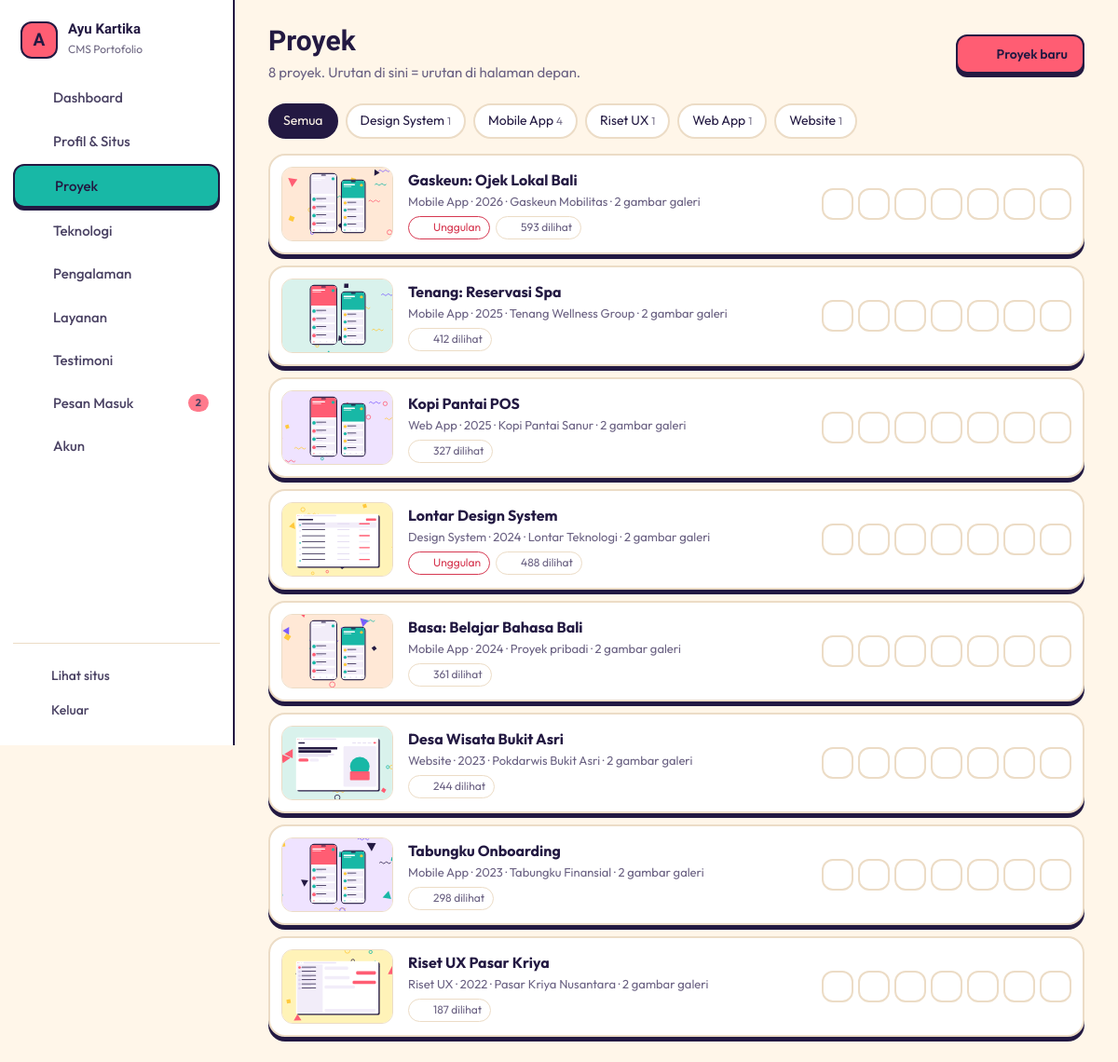
Page /index.php?page=kelola-proyek (signed in) on the committed database.
### tables this page shows
CREATE TABLE proyek (
  id INT AUTO_INCREMENT PRIMARY KEY,
  judul VARCHAR(150) NOT NULL,
  slug VARCHAR(90) NOT NULL UNIQUE,
  kategori VARCHAR(50) NOT NULL,
  ringkasan VARCHAR(255) NOT NULL DEFAULT '',
  isi TEXT NOT NULL,
  cover VARCHAR(255) NOT NULL DEFAULT '',
  klien VARCHAR(100) NOT NULL DEFAULT '',
  peran VARCHAR(100) NOT NULL DEFAULT '',
  tahun SMALLINT UNSIGNED NOT NULL,
  durasi VARCHAR(40) NOT NULL DEFAULT '',
  link_demo VARCHAR(255) NOT NULL DEFAULT '',
  link_repo VARCHAR(255) NOT NULL DEFAULT '',
  unggulan TINYINT(1) NOT NULL DEFAULT 0,
  tampil TINYINT(1) NOT NULL DEFAULT 1,
  urutan INT NOT NULL DEFAULT 0,
  dilihat INT UNSIGNED NOT NULL DEFAULT 0,
  created_at DATETIME NOT NULL DEFAULT CURRENT_TIMESTAMP,
  updated_at DATETIME NOT NULL DEFAULT CURRENT_TIMESTAMP ON UPDATE CURRENT_TIMESTAMP,
  INDEX (tampil, urutan)
);

### index.php (called while the page is built, shortened)
<?php
require __DIR__ . '/includes/bootstrap.php';
$admin = [
    'login'         => 'pages/admin/login.php',
    'logout'        => 'pages/admin/logout.php',
    'dashboard'     => 'pages/admin/dashboard.php',
    'profil'        => 'pages/admin/profil.php',
    'kelola-proyek' => 'pages/admin/proyek.php',
    'proyek-form'   => 'pages/admin/proyek-form.php',
    'teknologi'     => 'pages/admin/teknologi.php',
    'pengalaman'    => 'pages/admin/pengalaman.php',
    'layanan'       => 'pages/admin/layanan.php',
    'testimoni'     => 'pages/admin/testimoni.php',
    'pesan'         => 'pages/admin/pesan.php',
    'akun'          => 'pages/admin/akun.php',
];
$page = (string) ($_GET['page'] ?? 'beranda');
require __DIR__ . '/' . $admin[$page];

### pages/admin/proyek.php (the view, shortened to what this page needs)
<?php
$kat = (string) ($_GET['kat'] ?? '');
$kategori = q('SELECT kategori, COUNT(*) n FROM proyek GROUP BY kategori ORDER BY kategori')->fetchAll(PDO::FETCH_KEY_PAIR);
$list = q('SELECT p.*, (SELECT COUNT(*) FROM proyek_gambar g WHERE g.proyek_id = p.id) galeri FROM proyek p' . ($kat !== '' ? ' WHERE kategori = ?' : '') . ' ORDER BY urutan, id', $kat !== '' ? [$kat] : [])->fetchAll();
$title = 'Proyek';
$sub = count($list) . ' proyek. Urutan di sini = urutan di halaman depan.';
$actions = '<a class="btn btn-main" href="' . url('proyek-form') . '">' . icon('plus', 18) . ' Proyek baru</a>';
require ROOT . '/includes/admin_header.php';
?>
<div class="chips">
    <a href="<?= url('kelola-proyek') ?>" class="chip <?= $kat === '' ? 'on' : '' ?>">Semua</a>
    <?php foreach ($kategori as $k => $n): ?><a href="<?= url('kelola-proyek', ['kat' => $k]) ?>" class="chip <?= $kat === $k ? 'on' : '' ?>"><?= e($k) ?> <small><?= $n ?></small></a><?php endforeach; ?>
</div>
<div class="proj-list">
    <?php foreach ($list as $i => $p): ?>
        <article class="proj-row <?= $p['tampil'] ? '' : 'hidden-row' ?>">
            <img src="<?= e(gambar($p['cover'])) ?>" alt="" class="proj-thumb">
            <div class="grow">
                <b><?= e($p['judul']) ?></b>
                <small><?= e($p['kategori']) ?> · <?= $p['tahun'] ?> · <?= e($p['klien'] ?: 'Proyek pribadi') ?> · <?= $p['galeri'] ?> gambar galeri</small>
                <div class="tags">
                    <?php if ($p['unggulan']): ?><span class="pill pill-acc"><?= icon('star', 13) ?> Unggulan</span><?php endif; ?>
                    <span class="pill"><?= icon('eye', 13) ?> <?= $p['dilihat'] ?> dilihat</span>
                </div>
            </div>
            <div class="row-acts">
                <?php foreach ([['naik', 'arrow-up', 'Naikkan'], ['turun', 'arrow-down', 'Turunkan'], ['unggulan', 'star', 'Tandai unggulan'], ['tampil', $p['tampil'] ? 'eye' : 'eye-off', 'Tampil / sembunyikan']] as [$a, $ic, $t]): ?>
                    <form method="post"><?= csrf_field() ?><input type="hidden" name="id" value="<?= $p['id'] ?>"><button class="icon-btn" name="aksi" value="<?= $a ?>" title="<?= $t ?>"><?= icon($ic, 17) ?></button></form>
                <?php endforeach; ?>
                <a class="icon-btn" href="index.php?page=proyek&amp;slug=<?= e($p['slug']) ?>" target="_blank" title="Lihat"><?= icon('external-link', 17) ?></a>
                <a class="icon-btn" href="<?= url('proyek-form', ['id' => $p['id']]) ?>" title="Ubah"><?= icon('pencil', 17) ?></a>
                <form method="post" onsubmit="return confirm('Hapus proyek ini beserta semua gambarnya?')"><?= csrf_field() ?><input type="hidden" name="id" value="<?= $p['id'] ?>"><button class="icon-btn danger" name="aksi" value="hapus" title="Hapus"><?= icon('trash-2', 17) ?></button></form>
            </div>
        </article>
    <?php endforeach; ?>
</div>
<?php require ROOT . '/includes/admin_footer.php';

### includes/bootstrap.php (shortened to what this page needs)
<?php
function db(): PDO
{
    static $pdo = null;
    if ($pdo === null) {
        $c = require ROOT . '/config/database.php';
        $pdo = new PDO("mysql:host={$c['host']};port={$c['port']};dbname={$c['database']};charset=utf8mb4", $c['username'], $c['password'], [
            PDO::ATTR_ERRMODE => PDO::ERRMODE_EXCEPTION,
            PDO::ATTR_DEFAULT_FETCH_MODE => PDO::FETCH_ASSOC,
            PDO::ATTR_EMULATE_PREPARES => false,
        ]);
        $pdo->exec("SET time_zone = '+07:00'");
    }
    return $pdo;
}
function q(string $sql, array $params = []): PDOStatement
{
    $st = db()->prepare($sql);
    $st->execute($params);
    return $st;
}
function e($v): string { return htmlspecialchars((string) $v, ENT_QUOTES, 'UTF-8'); }
function url(string $page, array $p = []): string { return 'index.php?' . http_build_query(['page' => $page] + $p); }
function setting(?string $k = null, string $default = '')
{
    static $s = null;
    if ($s === null) $s = q('SELECT kunci, nilai FROM pengaturan')->fetchAll(PDO::FETCH_KEY_PAIR);
    return (string) ($s[$k] ?? $default);
}
function gambar(?string $f, string $cadangan = 'assets/img/kosong.svg'): string
{
    return str_starts_with($f, 'assets/img/') ? $f : UPLOAD_URL . $f;
}
function icon(string $name, int $size = 18, string $cls = 'ic'): string
{
    static $ic = null;
    $ic ??= require __DIR__ . '/icons.php';
    return '<svg class="' . $cls . '" width="' . $size . '" height="' . $size . '" viewBox="0 0 24 24" fill="none" stroke="currentColor" stroke-width="1.8" stroke-linecap="round" stroke-linejoin="round" aria-hidden="true">' . ($ic[$name] ?? '') . '</svg>';
}

### includes/admin_header.php (shortened to what this page needs)
<?php
$navPesan = (int) q('SELECT COUNT(*) FROM pesan WHERE dibaca = 0')->fetchColumn();
$navMenu = [
    ['dashboard', 'Dashboard', 'layout-dashboard', 0],
    ['profil', 'Profil & Situs', 'user', 0],
    ['kelola-proyek', 'Proyek', 'folder-kanban', 0],
    ['teknologi', 'Teknologi', 'cpu', 0],
    ['pengalaman', 'Pengalaman', 'briefcase', 0],
    ['layanan', 'Layanan', 'layers', 0],
    ['testimoni', 'Testimoni', 'quote', 0],
    ['pesan', 'Pesan Masuk', 'inbox', $navPesan],
    ['akun', 'Akun', 'key-round', 0],
];
$navCur = $navAktif ?? ($_GET['page'] ?? 'dashboard');
?>
<!DOCTYPE html>
<html lang="id">
<head>
    <title><?= e($title ?? 'Dashboard') ?> · CMS <?= e(setting('nama')) ?></title>
    <link rel="stylesheet" href="assets/css/admin.css">
</head>
<body class="adm">
<div class="adm-layout">
    <aside class="adm-side" id="side">
        <a class="adm-brand" href="<?= url('dashboard') ?>"><span class="mark"><?= e(mb_strtoupper(mb_substr(setting('nama', 'P'), 0, 1))) ?></span><span><b><?= e(setting('nama')) ?></b><small>CMS Portofolio</small></span></a>
        <nav>
            <?php foreach ($navMenu as [$k, $l, $ic, $n]): ?>
                <a href="<?= url($k) ?>" class="<?= $navCur === $k ? 'on' : '' ?>"><?= icon($ic, 19) ?><span><?= $l ?></span><?php if ($n): ?><em class="badge"><?= $n ?></em><?php endif; ?></a>
            <?php endforeach; ?>
        </nav>
        <div class="adm-side-foot">
            <a href="index.php" target="_blank"><?= icon('external-link', 17) ?> Lihat situs</a>
            <a href="<?= url('logout') ?>"><?= icon('log-out', 17) ?> Keluar</a>
        </div>
    </aside>
    <main class="adm-main">
        <header class="adm-top">
            <div class="adm-title"><h1><?= e($title ?? 'Dashboard') ?></h1><?php if (!empty($sub)): ?><p><?= $sub ?></p><?php endif; ?></div>
            <div class="adm-acts"><?= $actions ?? '' ?></div>
        </header>
        <div class="adm-body">

### includes/admin_footer.php (shortened to what this page needs)
        </div>
    </main>
</div>
</body>
</html>

### rows in the picture
proyek: cover (picture), judul "Gaskeun: Ojek Lokal Bali", kategori "Mobile App", tahun "2026", klien "Gaskeun Mobilitas", galeri "2", $size 13 (drawn), dilihat "593", $size 17 (drawn)
proyek: cover (picture), judul "Tenang: Reservasi Spa", kategori "Mobile App", tahun "2025", klien "Tenang Wellness Group", galeri "2", $size 13 (drawn), dilihat "412", $size 17 (drawn)
proyek: cover (picture), judul "Kopi Pantai POS", kategori "Web App", tahun "2025", klien "Kopi Pantai Sanur", galeri "2", $size 13 (drawn), dilihat "327", $size 17 (drawn)
proyek: cover (picture), judul "Lontar Design System", kategori "Design System", tahun "2024", klien "Lontar Teknologi", galeri "2", $size 13 (drawn), dilihat "488", $size 17 (drawn)
proyek: cover (picture), judul "Basa: Belajar Bahasa Bali", kategori "Mobile App", tahun "2024", klien "Proyek pribadi", galeri "2", $size 13 (drawn), dilihat "361", $size 17 (drawn)
proyek: cover (picture), judul "Desa Wisata Bukit Asri", kategori "Website", tahun "2023", klien "Pokdarwis Bukit Asri", galeri "2", $size 13 (drawn), dilihat "244", $size 17 (drawn)
proyek: cover (picture), judul "Tabungku Onboarding", kategori "Mobile App", tahun "2023", klien "Tabungku Finansial", galeri "2", $size 13 (drawn), dilihat "298", $size 17 (drawn)
proyek: cover (picture), judul "Riset UX Pasar Kriya", kategori "Riset UX", tahun "2022", klien "Pasar Kriya Nusantara", galeri "2", $size 13 (drawn), dilihat "187", $size 17 (drawn)

### other values in the picture
mb_strtoupper(mb_substr(setting('nama', 'P'), 0, 1)) "A"
setting('nama') "Ayu Kartika"
$l "Dashboard"
$l "Profil & Situs"
$l "Proyek"
$l "Teknologi"
$l "Pengalaman"
$l "Layanan"
$l "Testimoni"
$l "Pesan Masuk"
$n "2"
$l "Akun"
$title "Proyek"
$sub "8 proyek. Urutan di sini = urutan di halaman depan."
$k "Design System"
